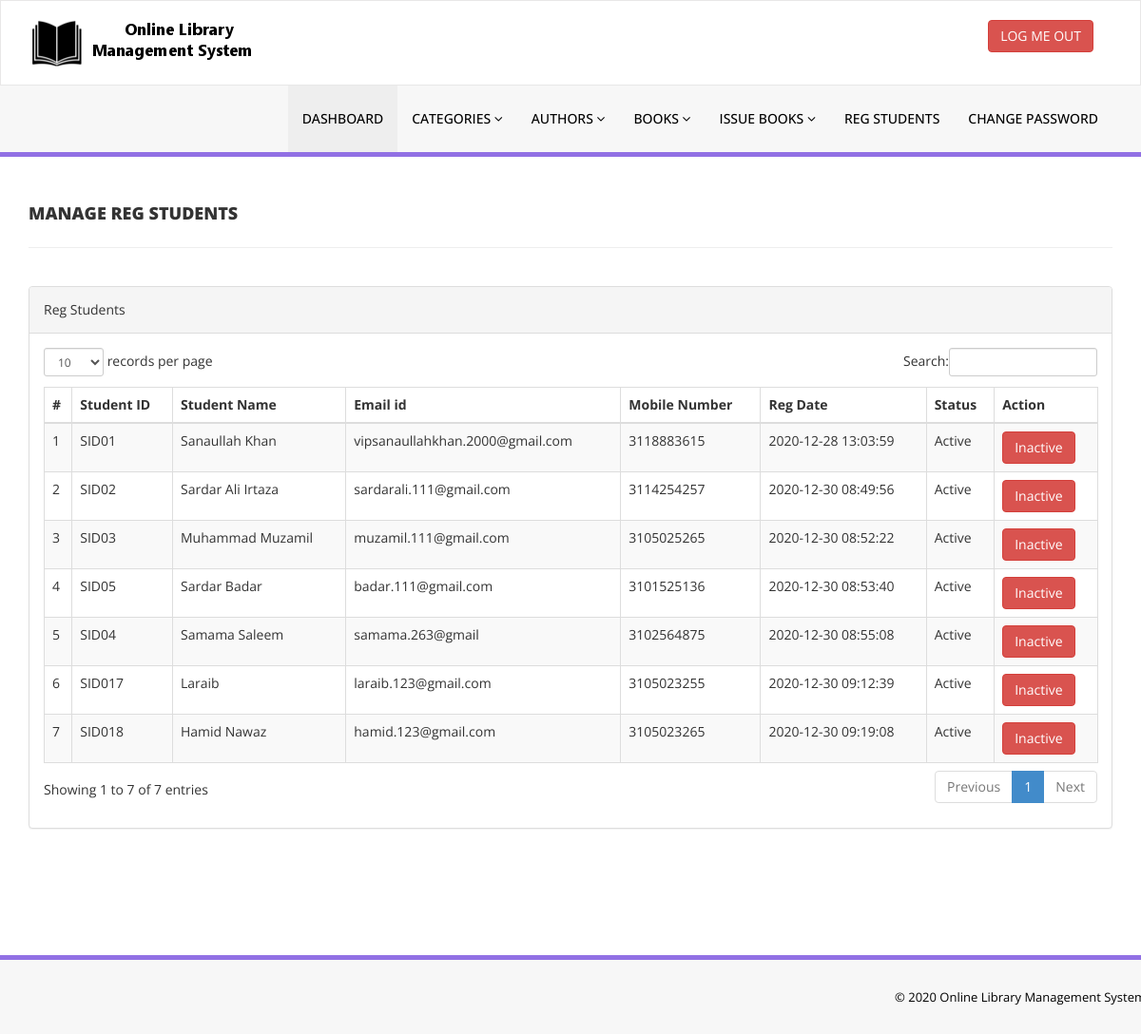
The page /library/admin/reg-students.php (signed in) on the database its author committed.
### tables this page shows
CREATE TABLE `tblstudents` (
  `id` int(11) NOT NULL,
  `StudentId` varchar(100) DEFAULT NULL,
  `FullName` varchar(120) DEFAULT NULL,
  `EmailId` varchar(120) DEFAULT NULL,
  `MobileNumber` char(11) DEFAULT NULL,
  `Password` varchar(120) DEFAULT NULL,
  `Status` int(1) DEFAULT NULL,
  `RegDate` timestamp NULL DEFAULT current_timestamp(),
  `UpdationDate` timestamp NULL DEFAULT NULL ON UPDATE current_timestamp()
);

### library/admin/reg-students.php (the view, shortened to what this page needs)
<?php
include('includes/config.php');
if(strlen($_SESSION['alogin'])==0)
    {
header('location:index.php');
}
else{
    ?>
<!DOCTYPE html>
<html xmlns="http://www.w3.org/1999/xhtml">
<head>
    <link href="assets/css/bootstrap.css" rel="stylesheet" />
    <link href="assets/css/font-awesome.css" rel="stylesheet" />
    <link href="assets/js/dataTables/dataTables.bootstrap.css" rel="stylesheet" />
    <link href="assets/css/style.css" rel="stylesheet" />
</head>
<body>
<?php include('includes/header.php');?>
    <div class="content-wrapper">
         <div class="container">
        <div class="row pad-botm">
            <div class="col-md-12">
                <h4 class="header-line">Manage Reg Students</h4>
    </div>
        </div>
            <div class="row">
                <div class="col-md-12">
                    <div class="panel panel-default">
                        <div class="panel-heading">
                          Reg Students
                        </div>
                        <div class="panel-body">
                            <div class="table-responsive">
                                <table class="table table-striped table-bordered table-hover" id="dataTables-example">
                                    <thead>
                                        <tr>
                                            <th>#</th>
                                            <th>Student ID</th>
                                            <th>Student Name</th>
                                            <th>Email id </th>
                                            <th>Mobile Number</th>
                                            <th>Reg Date</th>
                                            <th>Status</th>
                                            <th>Action</th>
                                        </tr>
                                    </thead>
                                    <tbody>
<?php $sql = "SELECT * from tblstudents";
$query = $dbh -> prepare($sql);
$query->execute();
$results=$query->fetchAll(PDO::FETCH_OBJ);
$cnt=1;
if($query->rowCount() > 0)
{
foreach($results as $result)
{               ?>
                                        <tr class="odd gradeX">
                                            <td class="center"><?php echo htmlentities($cnt);?></td>
                                            <td class="center"><?php echo htmlentities($result->StudentId);?></td>
                                            <td class="center"><?php echo htmlentities($result->FullName);?></td>
                                            <td class="center"><?php echo htmlentities($result->EmailId);?></td>
                                            <td class="center"><?php echo htmlentities($result->MobileNumber);?></td>
                                             <td class="center"><?php echo htmlentities($result->RegDate);?></td>
                                            <td class="center"><?php if($result->Status==1)
                                            {
                                                echo htmlentities("Active");
                                            } else {
                                            echo htmlentities("Blocked");
}
                                            ?></td>
                                            <td class="center">
<?php if($result->Status==1)
 {?>
<a href="reg-students.php?inid=<?php echo htmlentities($result->id);?>" onclick="return confirm('Are you sure you want to block this student?');"" >  <button class="btn btn-danger"> Inactive</button>
<?php } else {?>
                                            <a href="reg-students.php?id=<?php echo htmlentities($result->id);?>" onclick="return confirm('Are you sure you want to active this student?');""><button class="btn btn-primary"> Active</button>
                                            <?php } ?>
                                            </td>
                                        </tr>
 <?php $cnt=$cnt+1;}} ?>
                                    </tbody>
                                </table>
                            </div>
                        </div>
                    </div>
                </div>
            </div>
    </div>
    </div>
  <?php include('includes/footer.php');?>
</body>
</html>
<?php } ?>

### library/admin/assets/css/style.css (style rules this page uses)
.content-wrapper { margin-top: 40px; min-height:800px; padding-bottom:90px; }
.header-line { font-weight:900; padding-bottom:25px; border-bottom:1px solid #eeeeee; text-transform:uppercase; }
.pad-botm { padding-bottom:30px; }

### rows shown on the page
tblstudents: StudentId "SID01", FullName "Sanaullah Khan", EmailId "vipsanaullahkhan.2000@gmail.com", MobileNumber "3118883615", RegDate "2020-12-28 13:03:59"
tblstudents: StudentId "SID02", FullName "Sardar Ali Irtaza", EmailId "sardarali.111@gmail.com", MobileNumber "3114254257", RegDate "2020-12-30 08:49:56"
tblstudents: StudentId "SID03", FullName "Muhammad Muzamil", EmailId "muzamil.111@gmail.com", MobileNumber "3105025265", RegDate "2020-12-30 08:52:22"
tblstudents: StudentId "SID05", FullName "Sardar Badar", EmailId "badar.111@gmail.com", MobileNumber "3101525136", RegDate "2020-12-30 08:53:40"
tblstudents: StudentId "SID04", FullName "Samama Saleem", EmailId "samama.263@gmail", MobileNumber "3102564875", RegDate "2020-12-30 08:55:08"
tblstudents: StudentId "SID017", FullName "Laraib", EmailId "laraib.123@gmail.com", MobileNumber "3105023255", RegDate "2020-12-30 09:12:39"
tblstudents: StudentId "SID018", FullName "Hamid Nawaz", EmailId "hamid.123@gmail.com", MobileNumber "3105023265", RegDate "2020-12-30 09:19:08"
